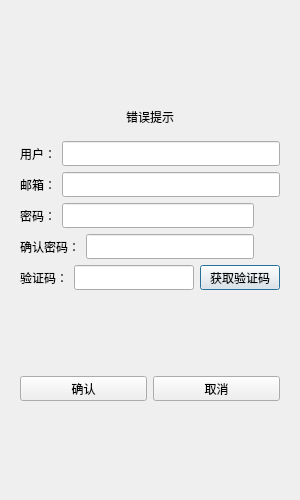
<?xml version="1.0" encoding="UTF-8"?>
<ui version="4.0">
 <class>RegisterDialog</class>
 <widget class="QDialog" name="RegisterDialog">
  <property name="geometry">
   <rect>
    <x>0</x>
    <y>0</y>
    <width>300</width>
    <height>500</height>
   </rect>
  </property>
  <property name="minimumSize">
   <size>
    <width>300</width>
    <height>500</height>
   </size>
  </property>
  <property name="maximumSize">
   <size>
    <width>300</width>
    <height>500</height>
   </size>
  </property>
  <property name="windowTitle">
   <string>RegisterDialog</string>
  </property>
  <layout class="QVBoxLayout" name="verticalLayout_2">
   <item>
    <layout class="QVBoxLayout" name="verticalLayout">
     <item>
      <widget class="QStackedWidget" name="stackedWidget">
       <property name="currentIndex">
        <number>0</number>
       </property>
       <widget class="QWidget" name="page">
        <layout class="QVBoxLayout" name="verticalLayout_3">
         <item>
          <spacer name="verticalSpacer">
           <property name="orientation">
            <enum>Qt::Orientation::Vertical</enum>
           </property>
           <property name="sizeHint" stdset="0">
            <size>
             <width>20</width>
             <height>40</height>
            </size>
           </property>
          </spacer>
         </item>
         <item>
          <widget class="QWidget" name="widget" native="true">
           <layout class="QVBoxLayout" name="verticalLayout_4">
            <item>
             <widget class="QLabel" name="error_tip">
              <property name="text">
               <string>错误提示</string>
              </property>
              <property name="alignment">
               <set>Qt::AlignmentFlag::AlignCenter</set>
              </property>
             </widget>
            </item>
           </layout>
          </widget>
         </item>
         <item>
          <layout class="QHBoxLayout" name="horizontalLayout">
           <item>
            <widget class="QLabel" name="user_label">
             <property name="minimumSize">
              <size>
               <width>0</width>
               <height>25</height>
              </size>
             </property>
             <property name="maximumSize">
              <size>
               <width>16777215</width>
               <height>25</height>
              </size>
             </property>
             <property name="text">
              <string>用户：</string>
             </property>
            </widget>
           </item>
           <item>
            <widget class="QLineEdit" name="user_edit">
             <property name="minimumSize">
              <size>
               <width>0</width>
               <height>25</height>
              </size>
             </property>
             <property name="maximumSize">
              <size>
               <width>16777215</width>
               <height>25</height>
              </size>
             </property>
            </widget>
           </item>
          </layout>
         </item>
         <item>
          <layout class="QHBoxLayout" name="horizontalLayout_2">
           <item>
            <widget class="QLabel" name="email_label">
             <property name="minimumSize">
              <size>
               <width>0</width>
               <height>25</height>
              </size>
             </property>
             <property name="maximumSize">
              <size>
               <width>16777215</width>
               <height>25</height>
              </size>
             </property>
             <property name="text">
              <string>邮箱：</string>
             </property>
            </widget>
           </item>
           <item>
            <widget class="QLineEdit" name="email_edit">
             <property name="minimumSize">
              <size>
               <width>0</width>
               <height>25</height>
              </size>
             </property>
             <property name="maximumSize">
              <size>
               <width>16777215</width>
               <height>25</height>
              </size>
             </property>
            </widget>
           </item>
          </layout>
         </item>
         <item>
          <layout class="QHBoxLayout" name="horizontalLayout_3">
           <item>
            <widget class="QLabel" name="pass_label">
             <property name="minimumSize">
              <size>
               <width>0</width>
               <height>25</height>
              </size>
             </property>
             <property name="maximumSize">
              <size>
               <width>16777215</width>
               <height>25</height>
              </size>
             </property>
             <property name="text">
              <string>密码：</string>
             </property>
            </widget>
           </item>
           <item>
            <widget class="QLineEdit" name="pass_edit">
             <property name="minimumSize">
              <size>
               <width>0</width>
               <height>25</height>
              </size>
             </property>
             <property name="maximumSize">
              <size>
               <width>16777215</width>
               <height>25</height>
              </size>
             </property>
            </widget>
           </item>
           <item>
            <widget class="ClickedLabel" name="pass_visible">
             <property name="minimumSize">
              <size>
               <width>20</width>
               <height>20</height>
              </size>
             </property>
             <property name="maximumSize">
              <size>
               <width>20</width>
               <height>20</height>
              </size>
             </property>
             <property name="text">
              <string/>
             </property>
            </widget>
           </item>
          </layout>
         </item>
         <item>
          <layout class="QHBoxLayout" name="horizontalLayout_4">
           <item>
            <widget class="QLabel" name="confirmpass_label">
             <property name="minimumSize">
              <size>
               <width>0</width>
               <height>25</height>
              </size>
             </property>
             <property name="maximumSize">
              <size>
               <width>16777215</width>
               <height>25</height>
              </size>
             </property>
             <property name="text">
              <string>确认密码：</string>
             </property>
            </widget>
           </item>
           <item>
            <widget class="QLineEdit" name="confirmpass_edit">
             <property name="minimumSize">
              <size>
               <width>0</width>
               <height>25</height>
              </size>
             </property>
             <property name="maximumSize">
              <size>
               <width>16777215</width>
               <height>25</height>
              </size>
             </property>
            </widget>
           </item>
           <item>
            <widget class="ClickedLabel" name="confirm_visible">
             <property name="minimumSize">
              <size>
               <width>20</width>
               <height>20</height>
              </size>
             </property>
             <property name="maximumSize">
              <size>
               <width>20</width>
               <height>20</height>
              </size>
             </property>
             <property name="text">
              <string/>
             </property>
            </widget>
           </item>
          </layout>
         </item>
         <item>
          <layout class="QHBoxLayout" name="horizontalLayout_5">
           <item>
            <widget class="QLabel" name="verify_label">
             <property name="minimumSize">
              <size>
               <width>0</width>
               <height>25</height>
              </size>
             </property>
             <property name="maximumSize">
              <size>
               <width>16777215</width>
               <height>25</height>
              </size>
             </property>
             <property name="text">
              <string>验证码：</string>
             </property>
            </widget>
           </item>
           <item>
            <widget class="QLineEdit" name="verify_edit">
             <property name="minimumSize">
              <size>
               <width>0</width>
               <height>25</height>
              </size>
             </property>
             <property name="maximumSize">
              <size>
               <width>16777215</width>
               <height>25</height>
              </size>
             </property>
            </widget>
           </item>
           <item>
            <widget class="TimerBtn" name="get_code">
             <property name="minimumSize">
              <size>
               <width>0</width>
               <height>25</height>
              </size>
             </property>
             <property name="maximumSize">
              <size>
               <width>16777215</width>
               <height>25</height>
              </size>
             </property>
             <property name="text">
              <string>获取验证码</string>
             </property>
            </widget>
           </item>
          </layout>
         </item>
         <item>
          <spacer name="verticalSpacer_2">
           <property name="orientation">
            <enum>Qt::Orientation::Vertical</enum>
           </property>
           <property name="sizeHint" stdset="0">
            <size>
             <width>20</width>
             <height>40</height>
            </size>
           </property>
          </spacer>
         </item>
         <item>
          <layout class="QHBoxLayout" name="horizontalLayout_6">
           <item>
            <widget class="QPushButton" name="sure_btn">
             <property name="minimumSize">
              <size>
               <width>0</width>
               <height>25</height>
              </size>
             </property>
             <property name="maximumSize">
              <size>
               <width>16777215</width>
               <height>25</height>
              </size>
             </property>
             <property name="text">
              <string>确认</string>
             </property>
            </widget>
           </item>
           <item>
            <widget class="QPushButton" name="cancel_btn">
             <property name="minimumSize">
              <size>
               <width>0</width>
               <height>25</height>
              </size>
             </property>
             <property name="maximumSize">
              <size>
               <width>16777215</width>
               <height>25</height>
              </size>
             </property>
             <property name="text">
              <string>取消</string>
             </property>
            </widget>
           </item>
          </layout>
         </item>
         <item>
          <spacer name="verticalSpacer_3">
           <property name="orientation">
            <enum>Qt::Orientation::Vertical</enum>
           </property>
           <property name="sizeHint" stdset="0">
            <size>
             <width>20</width>
             <height>40</height>
            </size>
           </property>
          </spacer>
         </item>
        </layout>
       </widget>
       <widget class="QWidget" name="page_2">
        <layout class="QVBoxLayout" name="verticalLayout_5">
         <item>
          <spacer name="verticalSpacer_4">
           <property name="orientation">
            <enum>Qt::Orientation::Vertical</enum>
           </property>
           <property name="sizeHint" stdset="0">
            <size>
             <width>20</width>
             <height>40</height>
            </size>
           </property>
          </spacer>
         </item>
         <item>
          <widget class="QLabel" name="tip1_label">
           <property name="layoutDirection">
            <enum>Qt::LayoutDirection::LeftToRight</enum>
           </property>
           <property name="text">
            <string>注册成功，5s后返回登录</string>
           </property>
           <property name="alignment">
            <set>Qt::AlignmentFlag::AlignCenter</set>
           </property>
          </widget>
         </item>
         <item>
          <widget class="QLabel" name="tip2_label">
           <property name="text">
            <string>可点击返回按钮返回登录页面</string>
           </property>
           <property name="alignment">
            <set>Qt::AlignmentFlag::AlignCenter</set>
           </property>
          </widget>
         </item>
         <item>
          <spacer name="verticalSpacer_5">
           <property name="orientation">
            <enum>Qt::Orientation::Vertical</enum>
           </property>
           <property name="sizeHint" stdset="0">
            <size>
             <width>20</width>
             <height>40</height>
            </size>
           </property>
          </spacer>
         </item>
         <item>
          <widget class="QWidget" name="widget_2" native="true">
           <layout class="QHBoxLayout" name="horizontalLayout_7">
            <item>
             <spacer name="horizontalSpacer">
              <property name="orientation">
               <enum>Qt::Orientation::Horizontal</enum>
              </property>
              <property name="sizeHint" stdset="0">
               <size>
                <width>40</width>
                <height>20</height>
               </size>
              </property>
             </spacer>
            </item>
            <item>
             <widget class="QPushButton" name="return_btn">
              <property name="minimumSize">
               <size>
                <width>0</width>
                <height>30</height>
               </size>
              </property>
              <property name="maximumSize">
               <size>
                <width>16777215</width>
                <height>30</height>
               </size>
              </property>
              <property name="text">
               <string>返回登录</string>
              </property>
             </widget>
            </item>
            <item>
             <spacer name="horizontalSpacer_2">
              <property name="orientation">
               <enum>Qt::Orientation::Horizontal</enum>
              </property>
              <property name="sizeHint" stdset="0">
               <size>
                <width>40</width>
                <height>20</height>
               </size>
              </property>
             </spacer>
            </item>
           </layout>
          </widget>
         </item>
         <item>
          <spacer name="verticalSpacer_6">
           <property name="orientation">
            <enum>Qt::Orientation::Vertical</enum>
           </property>
           <property name="sizeHint" stdset="0">
            <size>
             <width>20</width>
             <height>40</height>
            </size>
           </property>
          </spacer>
         </item>
        </layout>
       </widget>
      </widget>
     </item>
    </layout>
   </item>
  </layout>
 </widget>
 <customwidgets>
  <customwidget>
   <class>TimerBtn</class>
   <extends>QPushButton</extends>
   <header>timerbtn.h</header>
  </customwidget>
  <customwidget>
   <class>ClickedLabel</class>
   <extends>QLabel</extends>
   <header>ClickedLabel.h</header>
  </customwidget>
 </customwidgets>
 <resources/>
 <connections/>
</ui>
